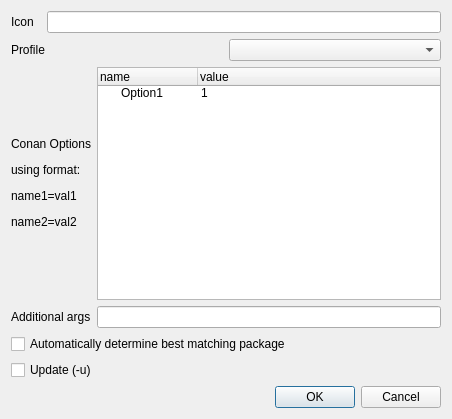
<?xml version="1.0" encoding="UTF-8"?>
<ui version="4.0">
 <class>Dialog</class>
 <widget class="QDialog" name="Dialog">
  <property name="geometry">
   <rect>
    <x>0</x>
    <y>0</y>
    <width>452</width>
    <height>419</height>
   </rect>
  </property>
  <property name="sizePolicy">
   <sizepolicy hsizetype="MinimumExpanding" vsizetype="Fixed">
    <horstretch>0</horstretch>
    <verstretch>0</verstretch>
   </sizepolicy>
  </property>
  <property name="minimumSize">
   <size>
    <width>200</width>
    <height>100</height>
   </size>
  </property>
  <property name="sizeIncrement">
   <size>
    <width>0</width>
    <height>0</height>
   </size>
  </property>
  <property name="windowTitle">
   <string>Conan Install</string>
  </property>
  <property name="modal">
   <bool>false</bool>
  </property>
  <layout class="QVBoxLayout" name="verticalLayout">
   <item>
    <layout class="QHBoxLayout" name="horizontalLayout">
     <property name="sizeConstraint">
      <enum>QLayout::SetMinAndMaxSize</enum>
     </property>
     <item>
      <widget class="QLabel" name="install_icon">
       <property name="sizePolicy">
        <sizepolicy hsizetype="Fixed" vsizetype="Fixed">
         <horstretch>0</horstretch>
         <verstretch>0</verstretch>
        </sizepolicy>
       </property>
       <property name="minimumSize">
        <size>
         <width>30</width>
         <height>0</height>
        </size>
       </property>
       <property name="maximumSize">
        <size>
         <width>30</width>
         <height>16777215</height>
        </size>
       </property>
       <property name="text">
        <string>Icon</string>
       </property>
      </widget>
     </item>
     <item>
      <widget class="ConanRefLineEdit" name="conan_ref_line_edit">
       <property name="sizePolicy">
        <sizepolicy hsizetype="MinimumExpanding" vsizetype="Fixed">
         <horstretch>0</horstretch>
         <verstretch>0</verstretch>
        </sizepolicy>
       </property>
       <property name="minimumSize">
        <size>
         <width>0</width>
         <height>0</height>
        </size>
       </property>
       <property name="maximumSize">
        <size>
         <width>1024</width>
         <height>16777215</height>
        </size>
       </property>
       <property name="text">
        <string/>
       </property>
       <property name="maxLength">
        <number>1024</number>
       </property>
       <property name="frame">
        <bool>true</bool>
       </property>
      </widget>
     </item>
    </layout>
   </item>
   <item>
    <layout class="QHBoxLayout" name="horizontalLayout_4">
     <item>
      <widget class="QLabel" name="label">
       <property name="text">
        <string>Profile</string>
       </property>
      </widget>
     </item>
     <item>
      <widget class="QComboBox" name="profile_cbox"/>
     </item>
    </layout>
   </item>
   <item>
    <layout class="QHBoxLayout" name="horizontalLayout_2">
     <item>
      <widget class="QLabel" name="conan_opts_label">
       <property name="sizePolicy">
        <sizepolicy hsizetype="Preferred" vsizetype="MinimumExpanding">
         <horstretch>0</horstretch>
         <verstretch>0</verstretch>
        </sizepolicy>
       </property>
       <property name="text">
        <string>&lt;html&gt;&lt;head/&gt;&lt;body&gt;&lt;p&gt;Conan Options&lt;/p&gt;&lt;p&gt;using format: &lt;/p&gt;&lt;p&gt;name1=val1&lt;/p&gt;&lt;p&gt;name2=val2&lt;/p&gt;&lt;/body&gt;&lt;/html&gt;</string>
       </property>
      </widget>
     </item>
     <item>
      <widget class="QTreeWidget" name="options_widget">
       <column>
        <property name="text">
         <string>name</string>
        </property>
       </column>
       <column>
        <property name="text">
         <string>value</string>
        </property>
       </column>
       <item>
        <property name="text">
         <string>Option1</string>
        </property>
        <property name="text">
         <string>1</string>
        </property>
       </item>
      </widget>
     </item>
    </layout>
   </item>
   <item>
    <layout class="QHBoxLayout" name="horizontalLayout_3">
     <item>
      <widget class="QLabel" name="label_2">
       <property name="text">
        <string>Additional args</string>
       </property>
      </widget>
     </item>
     <item>
      <widget class="QLineEdit" name="lineEdit"/>
     </item>
    </layout>
   </item>
   <item>
    <widget class="QCheckBox" name="auto_install_check_box">
     <property name="sizePolicy">
      <sizepolicy hsizetype="MinimumExpanding" vsizetype="Fixed">
       <horstretch>0</horstretch>
       <verstretch>0</verstretch>
      </sizepolicy>
     </property>
     <property name="text">
      <string>Automatically determine best matching package</string>
     </property>
    </widget>
   </item>
   <item>
    <widget class="QCheckBox" name="update_check_box">
     <property name="sizePolicy">
      <sizepolicy hsizetype="MinimumExpanding" vsizetype="Fixed">
       <horstretch>0</horstretch>
       <verstretch>0</verstretch>
      </sizepolicy>
     </property>
     <property name="text">
      <string>Update (-u)</string>
     </property>
    </widget>
   </item>
   <item>
    <widget class="QDialogButtonBox" name="button_box">
     <property name="sizePolicy">
      <sizepolicy hsizetype="MinimumExpanding" vsizetype="Fixed">
       <horstretch>0</horstretch>
       <verstretch>0</verstretch>
      </sizepolicy>
     </property>
     <property name="orientation">
      <enum>Qt::Horizontal</enum>
     </property>
     <property name="standardButtons">
      <set>QDialogButtonBox::Cancel|QDialogButtonBox::Ok</set>
     </property>
    </widget>
   </item>
  </layout>
 </widget>
 <customwidgets>
  <customwidget>
   <class>ConanRefLineEdit</class>
   <extends>QLineEdit</extends>
   <header>conan_app_launcher.ui.widgets.conan_line_edit.h</header>
  </customwidget>
 </customwidgets>
 <resources/>
 <connections>
  <connection>
   <sender>button_box</sender>
   <signal>accepted()</signal>
   <receiver>Dialog</receiver>
   <slot>accept()</slot>
   <hints>
    <hint type="sourcelabel">
     <x>248</x>
     <y>254</y>
    </hint>
    <hint type="destinationlabel">
     <x>157</x>
     <y>274</y>
    </hint>
   </hints>
  </connection>
  <connection>
   <sender>button_box</sender>
   <signal>rejected()</signal>
   <receiver>Dialog</receiver>
   <slot>reject()</slot>
   <hints>
    <hint type="sourcelabel">
     <x>316</x>
     <y>260</y>
    </hint>
    <hint type="destinationlabel">
     <x>286</x>
     <y>274</y>
    </hint>
   </hints>
  </connection>
 </connections>
</ui>
